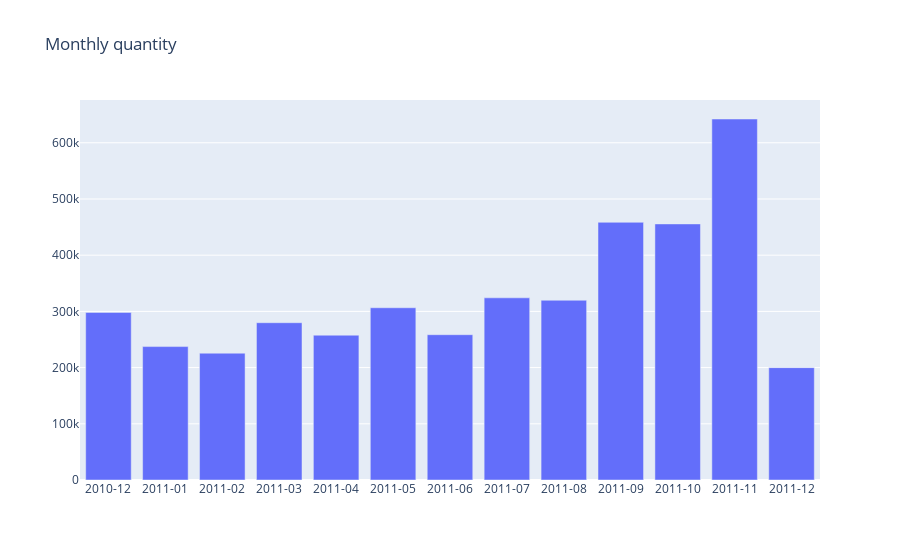

Notebook cell for this chart:
### Code cell
plot_data = go.Bar(
    x=monthly_quantity.Date,
    y=monthly_quantity.Quantity
)

plot_layout = go.Layout(
    xaxis={'type': 'category' },
    title="Monthly quantity"
)

fig = go.Figure(data=plot_data, layout=plot_layout)

pyoff.iplot(fig)

### Figure 1 — Plotly figure (JSON) as saved in the notebook; plotly's stock layout.template omitted (floating-point values rounded to 4 significant figures)
{"data": [{"type": "bar", "x": ["2010-12", "2011-01", "2011-02", "2011-03", "2011-04", "2011-05", "2011-06", "2011-07", "2011-08", "2011-09", "2011-10", "2011-11", "2011-12"], "y": [298101, 237381, 225641, 279843, 257666, 306452, 258522, 324129, 319804, 458490, 455612, 642281, 199907]}], "layout": {"title": {"text": "Monthly quantity"}, "xaxis": {"type": "category"}}}
